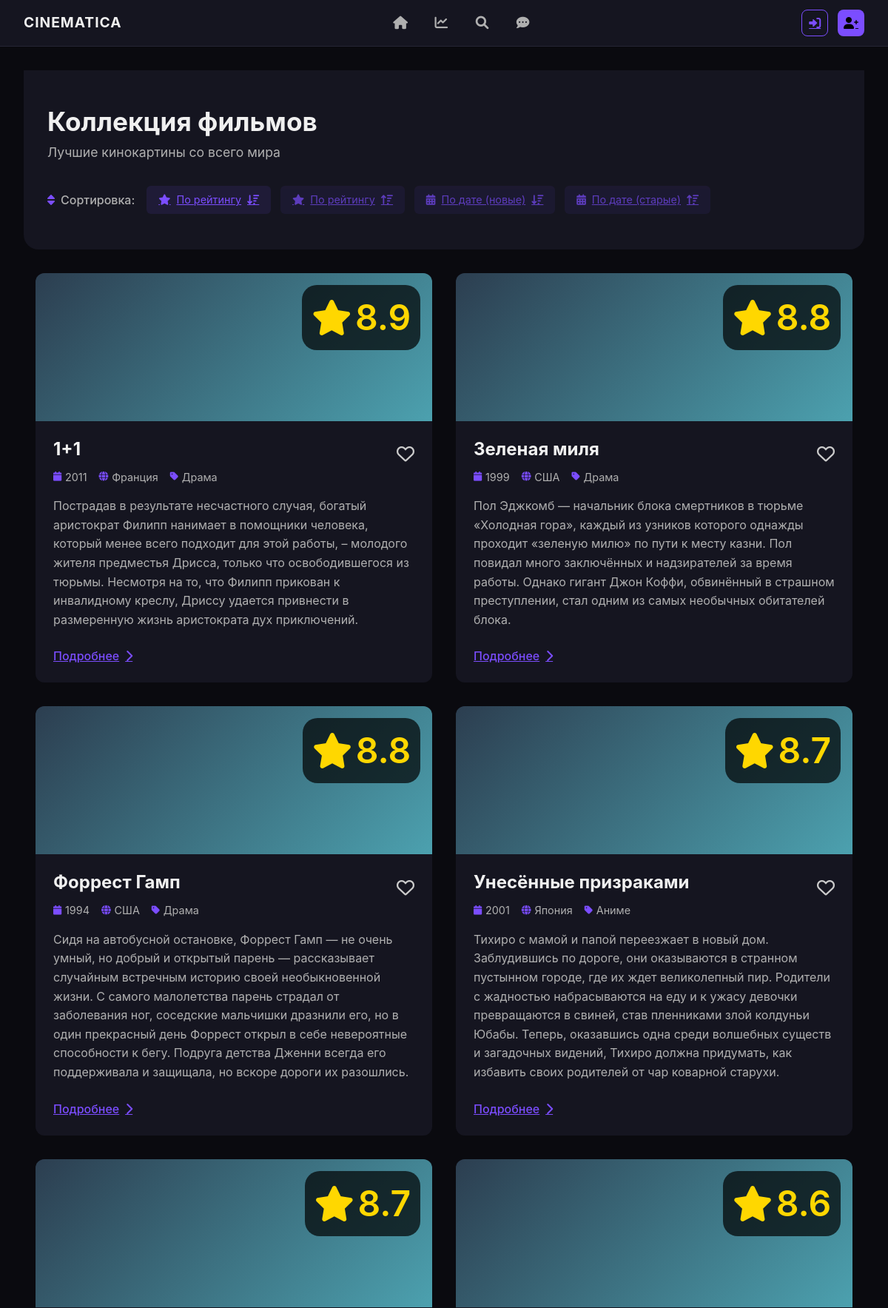
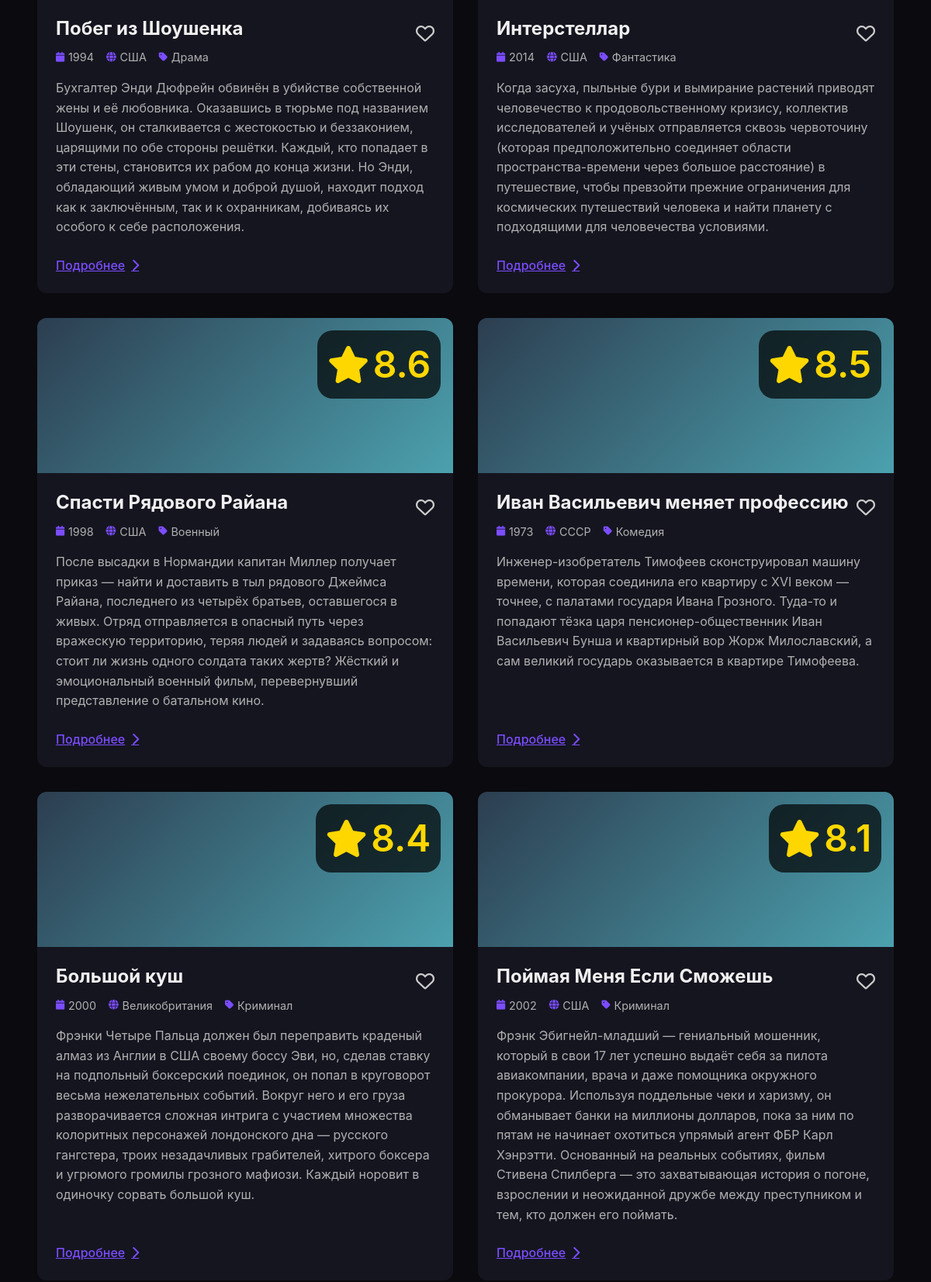
The app's page /popular (upper part) with its own data (2 pictures, top to bottom).
### app.py (models this page shows)
class Movies(db.Model):
    movie_id = db.Column(db.Integer, primary_key=True)
    movie_title = db.Column(db.String, nullable=False)
    movie_description = db.Column(db.Text, nullable=False)
    movie_date = db.Column(db.Text, nullable=False)
    movie_rating = db.Column(db.Float, nullable=False)
    movie_genre = db.Column(db.String, nullable=False)
    movie_country = db.Column(db.String, nullable=False)
    movie_budget = db.Column(db.Text, nullable=False)
    movie_box_office = db.Column(db.Text, nullable=False)

### app.py (the view, shortened to what this page needs)
@app.route('/popular')
def popular():
    sort_by = request.args.get('sort_by', 'movie_rating')
    order = request.args.get('order', 'desc')
    query = Movies.query.order_by(
        getattr(Movies, sort_by).desc() if order == 'desc' else getattr(Movies, sort_by).asc()
    )
    movies = query.all()
    liked_movie_ids = set()
    return render_template(
        'popular.html',
        popular=movies,
        order=order,
        sort_by=sort_by,
        loggedin=False,
        liked_movie_ids=liked_movie_ids
    )

### templates/popular.html (shortened to what this page needs)
{% if loggedin %}
  {% extends 'base_logged.html' %}
{% else %}
  {% extends 'base.html' %}
{% endif %}
{% block extra_css %}
  <link rel="stylesheet" href="{{ url_for('static', filename='css/popular.css')}}">
  <link rel="stylesheet" href="https://cdnjs.cloudflare.com/ajax/libs/font-awesome/6.0.0/css/all.min.css">
{% endblock %}
{% block content %}
<section class="movies-header">
  <div class="header-content">
    <h1 class="page-title">Коллекция фильмов</h1>
    <p class="page-subtitle">Лучшие кинокартины со всего мира</p>
    <div class="sorting-options">
      <div class="sorting-title">
        <i class="fas fa-sort"></i>
        <span>Сортировка:</span>
      </div>
      <div class="sorting-buttons">
        <a href="?sort_by=movie_rating&order=desc" class="sort-btn" data-sort="rating-desc">
          <i class="fas fa-star"></i>
          <span>По рейтингу</span>
          <i class="sort-direction fas fa-arrow-down-wide-short"></i>
        </a>
        <a href="?sort_by=movie_rating&order=asc" class="sort-btn" data-sort="rating-asc">
          <i class="fas fa-star"></i>
          <span>По рейтингу</span>
          <i class="sort-direction fas fa-arrow-up-wide-short"></i>
        </a>
        <a href="?sort_by=movie_date&order=desc" class="sort-btn" data-sort="date-desc">
          <i class="fas fa-calendar-alt"></i>
          <span>По дате (новые)</span>
          <i class="sort-direction fas fa-arrow-down-wide-short"></i>
        </a>
        <a href="?sort_by=movie_date&order=asc" class="sort-btn" data-sort="date-asc">
          <i class="fas fa-calendar-alt"></i>
          <span>По дате (старые)</span>
          <i class="sort-direction fas fa-arrow-up-wide-short"></i>
        </a>
      </div>
    </div>
  </div>
</section>
<section class="movies-grid">
  {% for movie in popular %}
  <div class="movie-card" data-movie-id="{{ movie.movie_id }}">
    <div class="movie-poster">
      <div class="rating-badge">
        <i class="fas fa-star"></i>
        <span>{{movie.movie_rating}}</span>
      </div>
    </div>
    <div class="movie-info">
      <div class="movie-title-container">
          <h3 class="movie-title_2">{{ movie.movie_title }}</h3>
          <i class="favorite-icon fa-heart {% if movie.movie_id in liked_movie_ids %}fas active{% else %}far{% endif %}"
             onclick="toggleFavorite(this, {{ 'true' if loggedin else 'false' }}, {{ movie.movie_id }})"></i>
      </div>
      <div class="movie-meta">
        <span class="meta-item">
          <i class="fas fa-calendar"></i> {{movie.movie_date}}
        </span>
        <span class="meta-item">
          <i class="fas fa-globe"></i> {{movie.movie_country}}
        </span>
        <span class="meta-item">
          <i class="fas fa-tag"></i> {{movie.movie_genre}}
        </span>
      </div>
      <p class="movie-description">{{movie.movie_description}}</p>
      <a href="{{ url_for('movie', movie_id=movie.movie_id) }}" class="movie-link">
        Подробнее <i class="fas fa-chevron-right"></i>
      </a>
    </div>
  </div>
  {% endfor %}
</section>
{% endblock %}

### static/css/main.css (style rules this page uses)
:root { --bg-dark: #0A0A0F; --bg-secondary: #151520; --accent: #7B4DFF; --accent-hover: #936DFF; --text-primary: #F0F0F0; --text-secondary: #B0B0B0; --border-color: #252535; }
.dark-theme { background-color: var(--bg-dark); color: var(--text-primary); font-family: 'Inter', -apple-system, sans-serif; line-height: 1.5; display: flex; flex-direction: column; min-height: 100vh; }

### static/css/popular.css (style rules this page uses)
.movies-header { background: var(--bg-secondary); padding: 3rem 2rem; margin-bottom: 2rem; border-radius: 0 0 20px 20px; }
.header-content { max-width: 1200px; margin: 0 auto; }
.page-title { font-size: 2.2rem; font-weight: 700; color: var(--text-primary); margin-bottom: 0.5rem; }
.page-subtitle { font-size: 1.1rem; color: var(--text-secondary); margin-bottom: 2rem; }
.sorting-options { display: flex; align-items: center; flex-wrap: wrap; gap: 1rem; margin-top: 1.5rem; }
.sorting-title { display: flex; align-items: center; gap: 0.5rem; color: var(--text-secondary); font-weight: 500; }
.sorting-title i { color: var(--accent); }
.sorting-buttons { display: flex; flex-wrap: wrap; gap: 0.8rem; }
.sort-btn { background: rgba(123, 77, 255, 0.1); color: var(--accent); padding: 0.5rem 1rem; border-radius: 6px; font-size: 0.9rem; display: flex; align-items: center; gap: 0.5rem; transition: all 0.2s ease; }
.movies-grid { display: grid; grid-template-columns: repeat(auto-fill, minmax(350px, 1fr)); gap: 2rem; max-width: 1200px; margin: 0 auto; padding: 0 1rem; }
.movie-card { background: var(--bg-secondary); border-radius: 12px; overflow: hidden; transition: transform 0.3s ease, box-shadow 0.3s ease; display: flex; flex-direction: column; }
.movie-poster { height: 200px; background: linear-gradient(135deg, #2c3e50, #4ca1af); position: relative; display: flex; align-items: center; justify-content: center; color: white; font-size: 3rem; }
.rating-badge { position: absolute; top: 1rem; right: 1rem; background: rgba(0, 0, 0, 0.7); padding: 0.5rem 0.8rem; border-radius: 20px; display: flex; align-items: center; gap: 0.3rem; font-weight: 600; color: #ffd700; }
.movie-info { padding: 1.5rem; flex: 1; display: flex; flex-direction: column; }
.movie-meta { display: flex; flex-wrap: wrap; gap: 1rem; margin-bottom: 1rem; }
.meta-item { display: flex; align-items: center; gap: 0.3rem; font-size: 0.9rem; color: var(--text-secondary); }
.meta-item i { color: var(--accent); font-size: 0.8rem; }
.movie-description { color: var(--text-secondary); line-height: 1.6; margin-bottom: 1.5rem; flex: 1; }
.movie-link { color: var(--accent); font-weight: 500; display: inline-flex; align-items: center; gap: 0.5rem; transition: all 0.2s ease; }
.movie-title-container { display: flex; justify-content: space-between; align-items: center; }
.movie-title_2 { font-size: 1.5rem; font-weight: bold; margin: 0 0 12px 0; }
.favorite-icon { font-size: 1.5rem; color: #ccc; cursor: pointer; transition: color 0.3s ease; }

### records on screen
Movies: movie_rating "8.9", movie_title "1+1", movie_date "2011", movie_country "Франция", movie_genre "Драма", movie_description "Пострадав в результате несчастного случая, богатый аристократ Филипп нанимает в помощники человека, который менее всего подходит для этой работы, – молодого жителя предместья Дрисса, только что освободившегося из тюрьмы. Несмотря на то, что Филипп прикован к инвалидному креслу, Дриссу удается привнести в размеренную жизнь аристократа дух приключений."
Movies: movie_rating "8.8", movie_title "Зеленая миля", movie_date "1999", movie_country "США", movie_genre "Драма", movie_description "Пол Эджкомб — начальник блока смертников в тюрьме «Холодная гора», каждый из узников которого однажды проходит «зеленую милю» по пути к месту казни. Пол повидал много заключённых и надзирателей за время работы. Однако гигант Джон Коффи, обвинённый в страшном преступлении, стал одним из самых необычных обитателей блока."
Movies: movie_rating "8.8", movie_title "Форрест Гамп", movie_date "1994", movie_country "США", movie_genre "Драма", movie_description "Сидя на автобусной остановке, Форрест Гамп — не очень умный, но добрый и открытый парень — рассказывает случайным встречным историю своей необыкновенной жизни. С самого малолетства парень страдал от заболевания ног, соседские мальчишки дразнили его, но в один прекрасный день Форрест открыл в себе невероятные способности к бегу. Подруга детства Дженни всегда его поддерживала и защищала, но вскоре дороги их разошлись."
Movies: movie_rating "8.7", movie_title "Унесённые призраками", movie_date "2001", movie_country "Япония", movie_genre "Аниме", movie_description "Тихиро с мамой и папой переезжает в новый дом. Заблудившись по дороге, они оказываются в странном пустынном городе, где их ждет великолепный пир. Родители с жадностью набрасываются на еду и к ужасу девочки превращаются в свиней, став пленниками злой колдуньи Юбабы. Теперь, оказавшись одна среди волшебных существ и загадочных видений, Тихиро должна придумать, как избавить своих родителей от чар коварной старухи."
Movies: movie_rating "8.7", movie_title "Побег из Шоушенка", movie_date "1994", movie_country "США", movie_genre "Драма", movie_description "Бухгалтер Энди Дюфрейн обвинён в убийстве собственной жены и её любовника. Оказавшись в тюрьме под названием Шоушенк, он сталкивается с жестокостью и беззаконием, царящими по обе стороны решётки. Каждый, кто попадает в эти стены, становится их рабом до конца жизни. Но Энди, обладающий живым умом и доброй душой, находит подход как к заключённым, так и к охранникам, добиваясь их особого к себе расположения."
Movies: movie_rating "8.6", movie_title "Интерстеллар", movie_date "2014", movie_country "США", movie_genre "Фантастика", movie_description "Когда засуха, пыльные бури и вымирание растений приводят человечество к продовольственному кризису, коллектив исследователей и учёных отправляется сквозь червоточину (которая предположительно соединяет области пространства-времени через большое расстояние) в путешествие, чтобы превзойти прежние ограничения для космических путешествий человека и найти планету с подходящими для человечества условиями."
Movies: movie_rating "8.6", movie_title "Спасти Рядового Райана", movie_date "1998", movie_country "США", movie_genre "Военный", movie_description "После высадки в Нормандии капитан Миллер получает приказ — найти и доставить в тыл рядового Джеймса Райана, последнего из четырёх братьев, оставшегося в живых. Отряд отправляется в опасный путь через вражескую территорию, теряя людей и задаваясь вопросом: стоит ли жизнь одного солдата таких жертв? Жёсткий и эмоциональный военный фильм, перевернувший представление о батальном кино."
Movies: movie_rating "8.5", movie_title "Иван Васильевич меняет профессию", movie_date "1973", movie_country "СССР", movie_genre "Комедия", movie_description "Инженер-изобретатель Тимофеев сконструировал машину времени, которая соединила его квартиру с XVI веком — точнее, с палатами государя Ивана Грозного. Туда-то и попадают тёзка царя пенсионер-общественник Иван Васильевич Бунша и квартирный вор Жорж Милославский, а сам великий государь оказывается в квартире Тимофеева."
Movies: movie_rating "8.4", movie_title "Большой куш", movie_date "2000", movie_country "Великобритания", movie_genre "Криминал", movie_description "Фрэнки Четыре Пальца должен был переправить краденый алмаз из Англии в США своему боссу Эви, но, сделав ставку на подпольный боксерский поединок, он попал в круговорот весьма нежелательных событий. Вокруг него и его груза разворачивается сложная интрига с участием множества колоритных персонажей лондонского дна — русского гангстера, троих незадачливых грабителей, хитрого боксера и угрюмого громилы грозного мафиози. Каждый норовит в одиночку сорвать большой куш."
Movies: movie_rating "8.1", movie_title "Поймая Меня Если Сможешь", movie_date "2002", movie_country "США", movie_genre "Криминал", movie_description "Фрэнк Эбигнейл-младший — гениальный мошенник, который в свои 17 лет успешно выдаёт себя за пилота авиакомпании, врача и даже помощника окружного прокурора. Используя поддельные чеки и харизму, он обманывает банки на миллионы долларов, пока за ним по пятам не начинает охотиться упрямый агент ФБР Карл Хэнрэтти. Основанный на реальных событиях, фильм Стивена Спилберга — это захватывающая история о погоне, взрослении и неожиданной дружбе между преступником и тем, кто должен его поймать."
